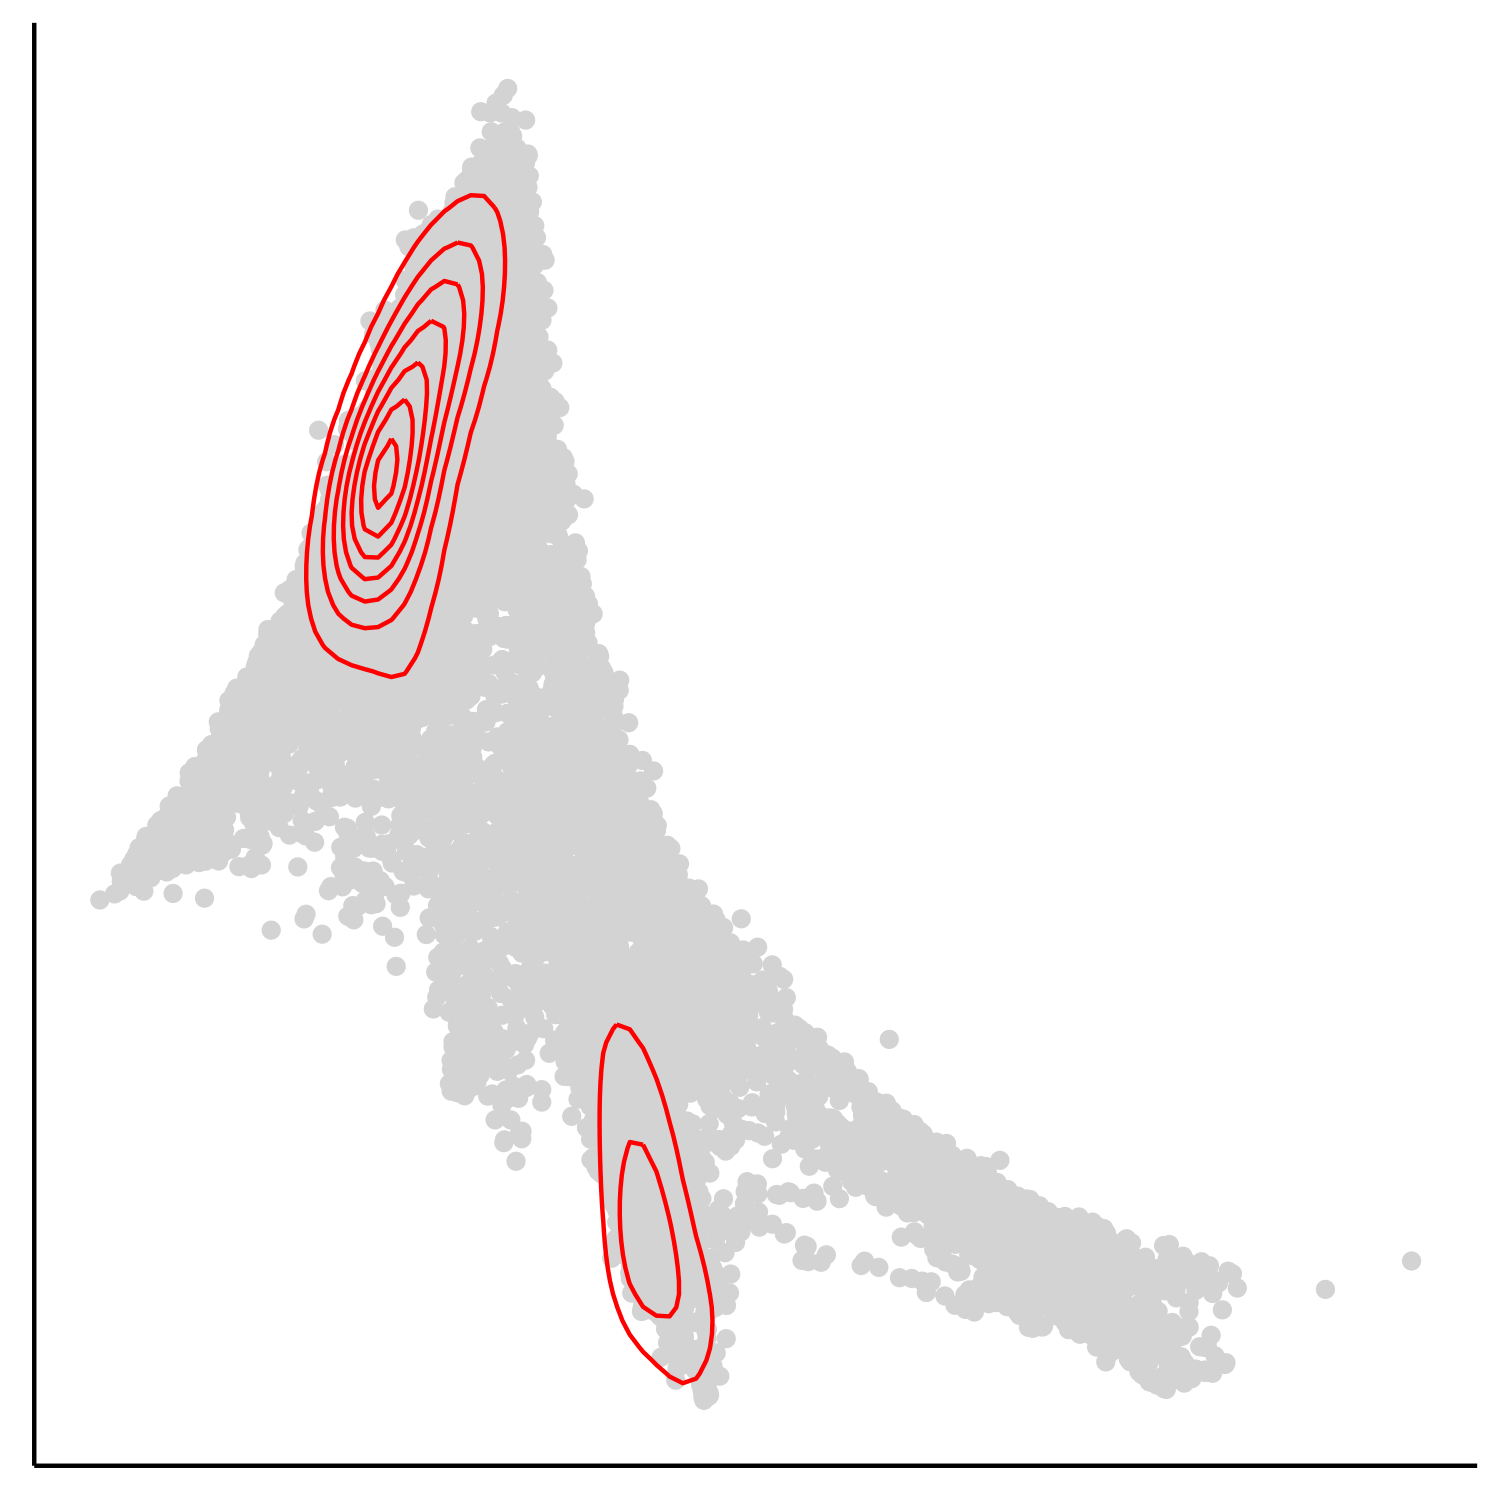

Source code (R):
#Projection of p53-mutant MPNAML cells into MF dataset
#LSI integration MF hierarchy
#Author:Alba Rodriguez-Meira and Sean Wen
#Date: 19th November 2019
#Modified last: 16th March 2023
####################################################
installation of package ‘qqconf’ had non-zero exit status
installation of package ‘Hmisc’ had non-zero exit status
installation of package ‘metap’
## Setup notes
#Seurat 2.3.0 is required to run LSI projection scripts. To install this version of Seurat, run the following commands:
#install.packages('remotes')
#remotes::install_version(package = 'Seurat', version = package_version('2.3.0'))
#Java is also required. Check if java is installed by typing (javac -version) on the command line terminal. If not, download jdk-13.0.2_osx-x64_bin.dmg for Mac from https://www.oracle.com/java/technologies/javase/jdk13-archive-downloads.html

#Set working directory
path.dropbox <- "/Users/seanwen/Dropbox/p53_paper_IAD/Figures_RAW/FigureS5/FigureS5e_revised/"
path.local <- "/Users/seanwen/Documents/Alba/data_check/Figures_RAW/FigureS5/FigureS5e_revised/"
setwd(path.dropbox)

####################################################
library(SingCellaR)
library(Matrix)
library(SummarizedExperiment)
library(tidyverse)
library(uwot)
library(edgeR)
library(FNN)
library(matrixStats)
library(Rcpp)
set.seed(1)
source("../../../Sources/LSI/LSI_functions.R")
####################################################
#Input Data
####################################################
#Read in Summarized Experiment
#Please Note Code here has been modified to work with finalized summarized experiment

#SE Healthy Cells
seReference <- readRDS("../../../Sources/LSI/MF_reference_RS.rds")

#Reference Summarized Experiment
seDisease <- readRDS("../../../Sources/LSI/HTMPNAML_LSI.revised.rds")

#Subset p53 mutant cells from AP donors only
TP53.multihit<-subset(colData(seDisease),genotype.classification=="TP53_multihit_HOM"|genotype.classification=="TP53_multihit_M2")
AP<-c("GH001_003","GR003_AP","IF0392","GST010","GR004_AP","IF0131","JB4211",
      "IF0393","GR001","GR005_AP","GR007_AP","GR006_AP","IF0391","GR002","SB5702","IF0318")
TP53.multihit<-subset(TP53.multihit,stage %in% AP)
id <- TP53.multihit$Cell
seDisease <- seDisease[,colData(seDisease)$Cell %in% id]

#Identify Gene Universe
gU <- intersect(row.names([email redacted]), row.names(seDisease))
length(row.names([email redacted])); length(row.names(seDisease)); length(gU)
gU <- gU[!grepl("^MT", gU)]

#Set Clustering Parameters
resolution <- c(0.2,0.8,0.8) #clustering resolution
varGenesToUse <- c(1000,1000,1000) #number of variable genes

#Optimize LSI Features
seReference_mat <- assays(seReference)$counts
row.names(seReference_mat) <- row.names(seReference@metadata$optimizeLSI$iter3$matNorm)
names(seReference_mat) <- names(seReference@metadata$optimizeLSI$iter3$matNorm)
matAll <- cbind(seReference_mat[gU,], assay(seDisease[gU,]))
lsiObj <- optimizeLSI(matAll, resolution = resolution, varFeatures = varGenesToUse)

#UMAP
set.seed(1)
umap <- uwot::umap(
  lsiObj[[length(lsiObj)]]$lsiObj$matSVD[,1:25], 
  n_neighbors = 30, 
  min_dist = 0.5, 
  metric = "euclidean", 
  n_threads = 5, 
  verbose = TRUE, 
  ret_model = FALSE
)

#Plot Info
cells <- c(rep("reference", ncol(seReference)),rep("disease",ncol(seDisease)))
splitCells <- split(cells,lsiObj[[length(lsiObj)]]$clusters)
df <- data.frame(
  clusters = names(splitCells),
  proportion = unlist(lapply(seq_along(splitCells), function(x) sum(splitCells[[x]]=="disease") / length(splitCells[[x]])))
)

#Plot UMAP Data Frame
plotDF <- data.frame(umap)
rownames(plotDF) <- c(colnames(seReference), colnames(seDisease))
plotDF$type <- cells
plotDF$clusters <- lsiObj[[length(lsiObj)]]$clusters
plotDF$classification <- 0
#If disease cells are clustered with healthy cluster (proportion > 0.8) we will classify these as healthy-like
plotDF$classification[plotDF$type == "disease" & plotDF$clusters %in% paste0(df$clusters[df[,2] > 0.8])] <- 1
plotDF$classification[plotDF$type == "disease"] <- plotDF$classification[plotDF$type == "disease"] + 1
plotDF <- plotDF[order(plotDF$classification), ]

#Formal Classification
plotDF$classificationSTR <- "reference"
plotDF$classificationSTR[plotDF$classification==1] <- "disease" #previously "healthy-like"
plotDF$classificationSTR[plotDF$classification==2] <- "disease" #previously "disease-like"

####################################################
#Project Into LSI UMAP
####################################################

#Previous Reference Summarized Experiment
se <- seReference

#Load Saved UMAP Manifold
umapManifold <- uwot::load_uwot("../../../Sources/LSI/MF_reference-UMAP-model_RS.uwot")

#LSI Projection Matrix
lsiGenes <- metadata(se)$variableGenes
matProjectLSI <- assay(seDisease[lsiGenes,])

#LSI Project
lsiReference <- metadata(se)$optimizeLSI[[length(metadata(se)$optimizeLSI)]]$lsiObj
lsiProjection <- projectLSI(matProjectLSI, lsiReference)

#UMAP Projection
#Set Seed Prior to umap_transform (see uwot github)
set.seed(1)
umapProjection <- uwot::umap_transform(as.matrix(lsiProjection)[,1:25], umapManifold, verbose = TRUE)

#Plot Projection
refDF <- data.frame(row.names = colnames(se), X1 = umapManifold$embedding[,1], X2 = umapManifold$embedding[,2], Type = "reference")
proDF <- data.frame(row.names = colnames(seDisease), X1 = umapProjection[,1], X2 = umapProjection[,2], Type = seDisease$stage)

projectionDF <- rbind(refDF, proDF)

## Separate reference and p53 samples

projectionDF_reference<-subset(projectionDF,Type=="reference")
projectionDF_NOTreference<-subset(projectionDF,Type!="reference")
projectionDF_NOTreference$Type<-"p53MPNAML"

p<-ggplot(projectionDF_reference, aes(X1,X2,color=Type)) + 
  geom_point() +
  theme_classic()+
  theme(legend.position = "none", axis.title =element_blank(), axis.ticks = element_blank(),
        axis.text = element_blank())+
  xlab("UMAP Dimension 1") + 
  ylab("UMAP Dimension 2") 

p+stat_density_2d(data=projectionDF_NOTreference,aes(X1,X2,color=Type))+
  scale_color_manual(values=c("red","lightgrey"))

ggsave(paste(path.local,'FigureS5e.png',sep=""),height=5,width=5)

